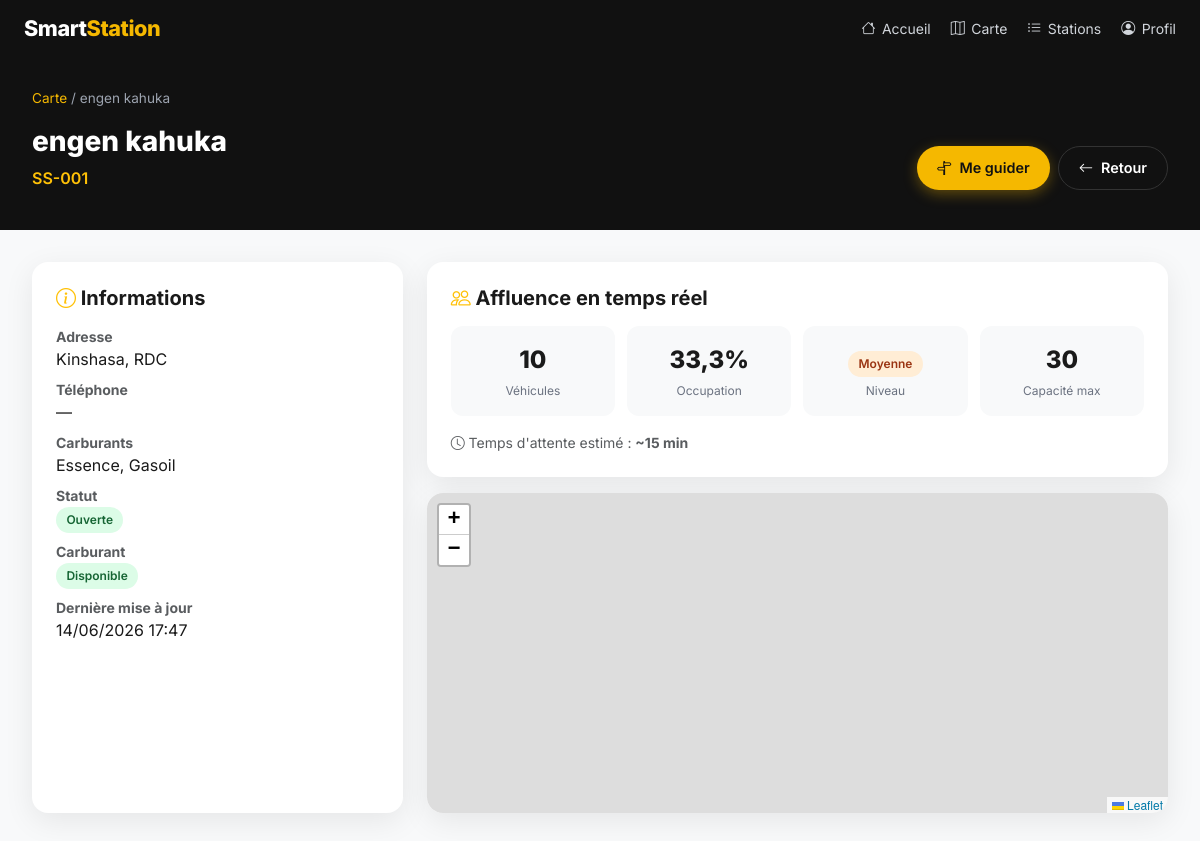
Before: /stations/1/ (signed in) with the older database file.
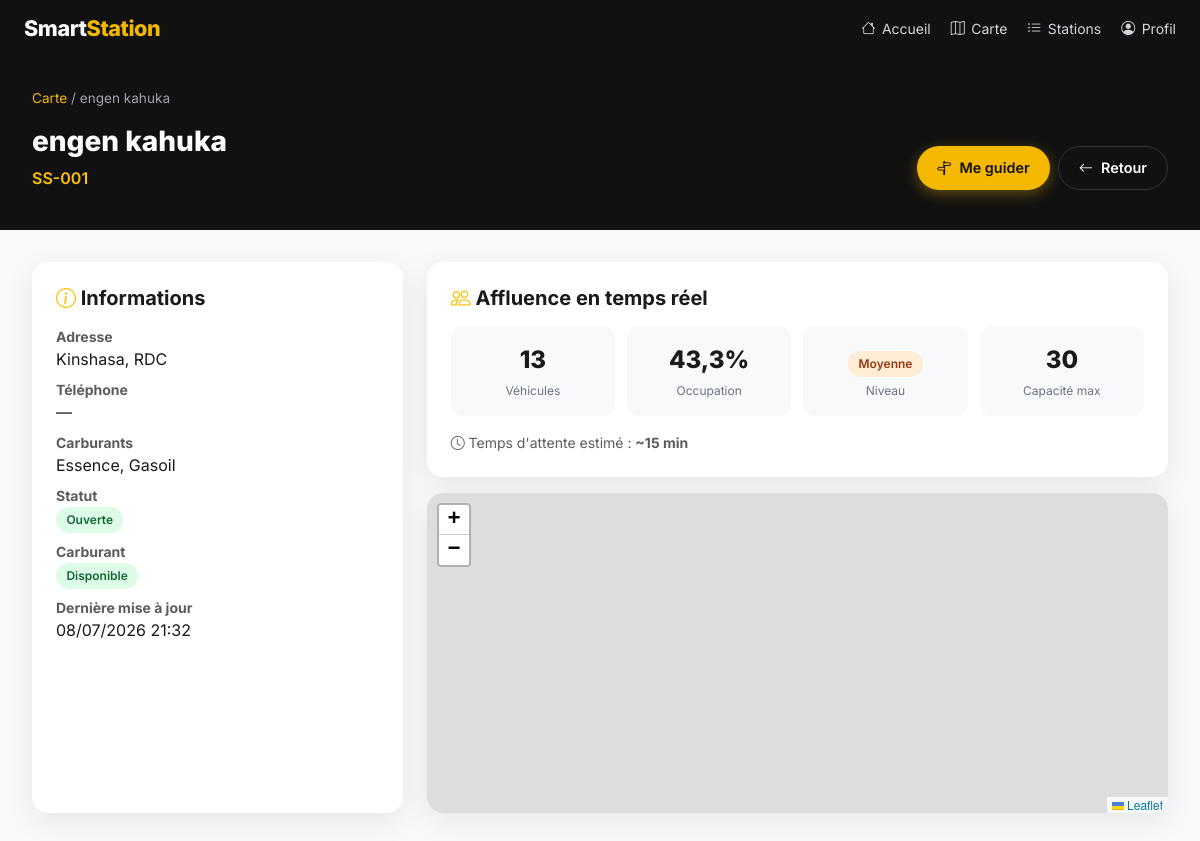
After: the same page with the newer database file.
### stations/models.py (models this page shows, shortened)
class StationService(models.Model):
    STATUT_OUVERTE = "ouverte"
    STATUT_FERMEE = "fermee"
    STATUT_CHOICES = [
        (STATUT_OUVERTE, "Ouverte"),
        (STATUT_FERMEE, "Fermée"),
    ]
    AFFLUENCE_FAIBLE = "faible"
    AFFLUENCE_MOYENNE = "moyenne"
    AFFLUENCE_FORTE = "forte"
    AFFLUENCE_CHOICES = [
        (AFFLUENCE_FAIBLE, "Faible"),
        (AFFLUENCE_MOYENNE, "Moyenne"),
        (AFFLUENCE_FORTE, "Forte"),
    ]
    nom = models.CharField(max_length=255)
    adresse = models.CharField(max_length=500, blank=True, default="")
    latitude = models.FloatField()
    longitude = models.FloatField()
    telephone = models.CharField(max_length=30, blank=True, default="")
    carburants = models.CharField(
        max_length=255,
        default="Essence, Gasoil",
        help_text="Carburants proposés, séparés par des virgules.",
    )
    capacite_max = models.PositiveIntegerField(default=30)
    statut = models.CharField(
        max_length=10,
        choices=STATUT_CHOICES,
        default=STATUT_OUVERTE,
    )
    carburant_disponible = models.BooleanField(default=True)
    nombre_vehicules = models.PositiveIntegerField(default=0)
    niveau_affluence = models.CharField(
        max_length=10,
        choices=AFFLUENCE_CHOICES,
        default=AFFLUENCE_FAIBLE,
    )
    date_mise_a_jour = models.DateTimeField(auto_now=True)
    class Meta:
        ordering = ["nom"]
    @property
    def taux_occupation(self) -> float:
        if not self.capacite_max:
            return 0.0
        return round((self.nombre_vehicules / self.capacite_max) * 100, 1)
    @property
    def temps_attente_estime(self) -> str:
        if self.statut == self.STATUT_FERMEE:
            return "Fermée"
        if not self.carburant_disponible:
            return "Indisponible"
        mapping = {
            self.AFFLUENCE_FAIBLE: "~5 min",
            self.AFFLUENCE_MOYENNE: "~15 min",
            self.AFFLUENCE_FORTE: "~30 min",
        }
        return mapping.get(self.niveau_affluence, "~10 min")
    @property
    def affluence_label(self) -> str:
        return dict(self.AFFLUENCE_CHOICES).get(self.niveau_affluence, self.niveau_affluence)

### stations/views.py (the view)
# urls.py: path("stations/<int:pk>/", StationDetailView.as_view(), name="station-page"),
class StationDetailView(AuthRequiredMixin, DetailView):
    model = StationService
    template_name = "stations/station_detail.html"
    context_object_name = "station"

### templates/stations/station_detail.html (shortened to what this page needs)
{% extends "stations/base_public.html" %}
{% load static %}
{% block extra_head %}
<link rel="stylesheet" href="https://unpkg.com/leaflet@1.9.4/dist/leaflet.css" />
{% endblock %}
{% block content %}
<header class="ss-admin-hero">
  <p class="ss-breadcrumb mb-2">
    <a href="{% url 'map' %}">Carte</a> / {{ station.nom }}
  </p>
  <div class="d-flex flex-wrap justify-content-between align-items-end gap-3">
    <div>
      <h1>{{ station.nom }}</h1>
      <p class="text-warning fw-semibold mb-0">SS-{{ station.id|stringformat:"03d" }}</p>
    </div>
    <div class="d-flex gap-2">
      <a href="https://www.google.com/maps/dir/?api=1&destination={{ station.latitude }},{{ station.longitude }}" target="_blank" rel="noopener" class="ss-btn ss-btn--primary">
        <i class="bi bi-signpost-split"></i> Me guider
      </a>
      <a href="{% url 'stations-list' %}" class="ss-btn ss-btn--dark">
        <i class="bi bi-arrow-left"></i> Retour
      </a>
    </div>
  </div>
</header>
<section class="ss-detail-grid">
  <div class="ss-card">
    <h2 class="h5 fw-bold mb-3"><i class="bi bi-info-circle text-warning"></i> Informations</h2>
    <dl class="mb-0">
      <dt class="text-muted small">Adresse</dt>
      <dd>{{ station.adresse|default:"Kinshasa, RDC" }}</dd>
      <dt class="text-muted small mt-2">Téléphone</dt>
      <dd>{{ station.telephone|default:"—" }}</dd>
      <dt class="text-muted small mt-2">Carburants</dt>
      <dd>{{ station.carburants }}</dd>
      <dt class="text-muted small mt-2">Statut</dt>
      <dd>
        {% if station.statut == "ouverte" %}
          <span class="ss-badge ss-badge--green">Ouverte</span>
        {% else %}
          <span class="ss-badge ss-badge--gray">Fermée</span>
        {% endif %}
      </dd>
      <dt class="text-muted small mt-2">Carburant</dt>
      <dd>
        {% if station.carburant_disponible %}
          <span class="ss-badge ss-badge--green">Disponible</span>
        {% else %}
          <span class="ss-badge ss-badge--red">Rupture</span>
        {% endif %}
      </dd>
      <dt class="text-muted small mt-2">Dernière mise à jour</dt>
      <dd>{{ station.date_mise_a_jour|date:"d/m/Y H:i" }}</dd>
    </dl>
  </div>
  <div>
    <div class="ss-card mb-3">
      <h2 class="h5 fw-bold mb-3"><i class="bi bi-people text-warning"></i> Affluence en temps réel</h2>
      <div class="ss-metric-grid">
        <div class="ss-metric">
          <div class="value">{{ station.nombre_vehicules }}</div>
          <div class="label">Véhicules</div>
        </div>
        <div class="ss-metric">
          <div class="value">{{ station.taux_occupation }}%</div>
          <div class="label">Occupation</div>
        </div>
        <div class="ss-metric">
          <div class="value">
            {% if station.niveau_affluence == "faible" %}
              <span class="ss-badge ss-badge--green">{{ station.affluence_label }}</span>
            {% elif station.niveau_affluence == "moyenne" %}
              <span class="ss-badge ss-badge--orange">{{ station.affluence_label }}</span>
            {% else %}
              <span class="ss-badge ss-badge--red">{{ station.affluence_label }}</span>
            {% endif %}
          </div>
          <div class="label">Niveau</div>
        </div>
        <div class="ss-metric">
          <div class="value">{{ station.capacite_max }}</div>
          <div class="label">Capacité max</div>
        </div>
      </div>
      <p class="text-muted small mb-0">
        <i class="bi bi-clock"></i> Temps d'attente estimé : <strong>{{ station.temps_attente_estime }}</strong>
      </p>
    </div>
    <div class="ss-card p-0 overflow-hidden">
      <div id="detail-map" style="height: 320px"></div>
    </div>
  </div>
</section>
{% endblock %}

Changed rows visible on the page:
changed StationService "engen kahuka": date_mise_a_jour "14/06/2026 17:47" → "08/07/2026 21:32"; nombre_vehicules "10" → "13"; taux_occupation "33,3" → "43,3"
